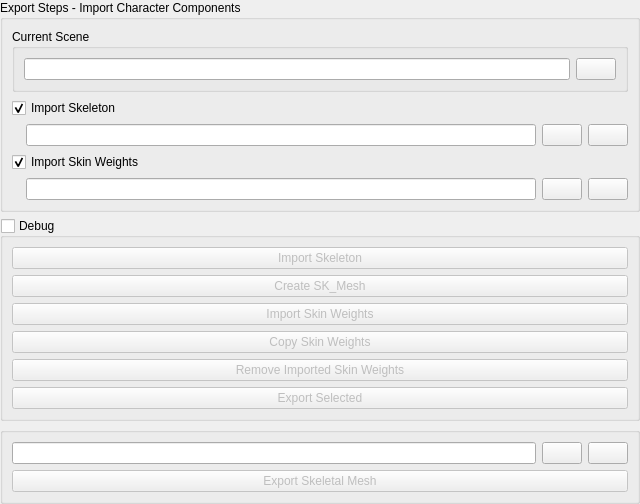
<?xml version="1.0" encoding="UTF-8"?>
<ui version="4.0">
 <class>Form</class>
 <widget class="QWidget" name="Form">
  <property name="geometry">
   <rect>
    <x>0</x>
    <y>0</y>
    <width>640</width>
    <height>436</height>
   </rect>
  </property>
  <property name="minimumSize">
   <size>
    <width>640</width>
    <height>0</height>
   </size>
  </property>
  <property name="windowTitle">
   <string>Form</string>
  </property>
  <layout class="QVBoxLayout" name="verticalLayout_3">
   <property name="leftMargin">
    <number>0</number>
   </property>
   <property name="topMargin">
    <number>0</number>
   </property>
   <property name="rightMargin">
    <number>0</number>
   </property>
   <property name="bottomMargin">
    <number>0</number>
   </property>
   <item>
    <widget class="QGroupBox" name="groupBox">
     <property name="title">
      <string>Export Steps - Import Character Components</string>
     </property>
     <layout class="QVBoxLayout" name="verticalLayout_2">
      <item>
       <widget class="QGroupBox" name="groupBox_2">
        <property name="title">
         <string>Current Scene</string>
        </property>
        <layout class="QHBoxLayout" name="horizontalLayout_3">
         <item>
          <widget class="QLineEdit" name="current_file_line_edit">
           <property name="readOnly">
            <bool>true</bool>
           </property>
          </widget>
         </item>
         <item>
          <widget class="QPushButton" name="current_file_refresh_button">
           <property name="sizePolicy">
            <sizepolicy hsizetype="Maximum" vsizetype="Fixed">
             <horstretch>0</horstretch>
             <verstretch>0</verstretch>
            </sizepolicy>
           </property>
           <property name="maximumSize">
            <size>
             <width>48</width>
             <height>16777215</height>
            </size>
           </property>
           <property name="text">
            <string/>
           </property>
          </widget>
         </item>
        </layout>
       </widget>
      </item>
      <item>
       <layout class="QVBoxLayout" name="steps_skel_vbox">
        <property name="bottomMargin">
         <number>0</number>
        </property>
        <item>
         <widget class="QCheckBox" name="steps_skel_checkbox">
          <property name="text">
           <string>Import Skeleton</string>
          </property>
          <property name="checked">
           <bool>true</bool>
          </property>
         </widget>
        </item>
        <item>
         <widget class="QWidget" name="steps_skel_vis_widget" native="true">
          <layout class="QHBoxLayout" name="horizontalLayout_4">
           <property name="leftMargin">
            <number>14</number>
           </property>
           <property name="topMargin">
            <number>0</number>
           </property>
           <property name="rightMargin">
            <number>0</number>
           </property>
           <property name="bottomMargin">
            <number>0</number>
           </property>
           <item>
            <widget class="QLineEdit" name="steps_skel_lineedit"/>
           </item>
           <item>
            <widget class="QPushButton" name="steps_skel_refresh_button">
             <property name="sizePolicy">
              <sizepolicy hsizetype="Maximum" vsizetype="Fixed">
               <horstretch>0</horstretch>
               <verstretch>0</verstretch>
              </sizepolicy>
             </property>
             <property name="maximumSize">
              <size>
               <width>48</width>
               <height>16777215</height>
              </size>
             </property>
             <property name="text">
              <string/>
             </property>
            </widget>
           </item>
           <item>
            <widget class="QPushButton" name="steps_skel_browse_button">
             <property name="sizePolicy">
              <sizepolicy hsizetype="Maximum" vsizetype="Fixed">
               <horstretch>0</horstretch>
               <verstretch>0</verstretch>
              </sizepolicy>
             </property>
             <property name="maximumSize">
              <size>
               <width>48</width>
               <height>16777215</height>
              </size>
             </property>
             <property name="text">
              <string/>
             </property>
            </widget>
           </item>
          </layout>
         </widget>
        </item>
       </layout>
      </item>
      <item>
       <layout class="QVBoxLayout" name="steps_skw_vbox">
        <property name="bottomMargin">
         <number>0</number>
        </property>
        <item>
         <widget class="QCheckBox" name="steps_skw_checkbox">
          <property name="text">
           <string>Import Skin Weights</string>
          </property>
          <property name="checked">
           <bool>true</bool>
          </property>
         </widget>
        </item>
        <item>
         <widget class="QWidget" name="steps_skw_vis_widget" native="true">
          <layout class="QHBoxLayout" name="horizontalLayout_2">
           <property name="leftMargin">
            <number>14</number>
           </property>
           <property name="topMargin">
            <number>0</number>
           </property>
           <property name="rightMargin">
            <number>0</number>
           </property>
           <property name="bottomMargin">
            <number>0</number>
           </property>
           <item>
            <widget class="QLineEdit" name="steps_skw_lineedit"/>
           </item>
           <item>
            <widget class="QPushButton" name="steps_skw_refresh_button">
             <property name="sizePolicy">
              <sizepolicy hsizetype="Maximum" vsizetype="Fixed">
               <horstretch>0</horstretch>
               <verstretch>0</verstretch>
              </sizepolicy>
             </property>
             <property name="maximumSize">
              <size>
               <width>48</width>
               <height>16777215</height>
              </size>
             </property>
             <property name="text">
              <string/>
             </property>
            </widget>
           </item>
           <item>
            <widget class="QPushButton" name="steps_skw_browse_button">
             <property name="sizePolicy">
              <sizepolicy hsizetype="Maximum" vsizetype="Fixed">
               <horstretch>0</horstretch>
               <verstretch>0</verstretch>
              </sizepolicy>
             </property>
             <property name="maximumSize">
              <size>
               <width>48</width>
               <height>16777215</height>
              </size>
             </property>
             <property name="text">
              <string/>
             </property>
            </widget>
           </item>
          </layout>
         </widget>
        </item>
       </layout>
      </item>
     </layout>
    </widget>
   </item>
   <item>
    <widget class="QGroupBox" name="debug_groupbox">
     <property name="title">
      <string>Debug</string>
     </property>
     <property name="checkable">
      <bool>true</bool>
     </property>
     <property name="checked">
      <bool>false</bool>
     </property>
     <layout class="QVBoxLayout" name="verticalLayout_4">
      <item>
       <widget class="QWidget" name="debug_vis_widget" native="true">
        <layout class="QVBoxLayout" name="verticalLayout_5">
         <property name="leftMargin">
          <number>0</number>
         </property>
         <property name="topMargin">
          <number>0</number>
         </property>
         <property name="rightMargin">
          <number>0</number>
         </property>
         <property name="bottomMargin">
          <number>0</number>
         </property>
         <item>
          <widget class="QPushButton" name="debug_importskel_button">
           <property name="text">
            <string>Import Skeleton</string>
           </property>
          </widget>
         </item>
         <item>
          <widget class="QPushButton" name="debug_createskm_button">
           <property name="text">
            <string>Create SK_Mesh</string>
           </property>
          </widget>
         </item>
         <item>
          <widget class="QPushButton" name="debug_importskw_button">
           <property name="text">
            <string>Import Skin Weights</string>
           </property>
          </widget>
         </item>
         <item>
          <widget class="QPushButton" name="debug_copyskw_button">
           <property name="text">
            <string>Copy Skin Weights</string>
           </property>
          </widget>
         </item>
         <item>
          <widget class="QPushButton" name="debug_removeskw_button">
           <property name="text">
            <string>Remove Imported Skin Weights</string>
           </property>
          </widget>
         </item>
         <item>
          <widget class="QPushButton" name="debug_export_button">
           <property name="text">
            <string>Export Selected</string>
           </property>
          </widget>
         </item>
        </layout>
       </widget>
      </item>
     </layout>
    </widget>
   </item>
   <item>
    <widget class="QGroupBox" name="groupBox_3">
     <property name="title">
      <string/>
     </property>
     <layout class="QVBoxLayout" name="verticalLayout_6">
      <item>
       <layout class="QVBoxLayout" name="verticalLayout">
        <property name="bottomMargin">
         <number>0</number>
        </property>
        <item>
         <layout class="QHBoxLayout" name="horizontalLayout">
          <item>
           <widget class="QLineEdit" name="export_path_lineedit"/>
          </item>
          <item>
           <widget class="QPushButton" name="export_refresh_button">
            <property name="sizePolicy">
             <sizepolicy hsizetype="Maximum" vsizetype="Fixed">
              <horstretch>0</horstretch>
              <verstretch>0</verstretch>
             </sizepolicy>
            </property>
            <property name="maximumSize">
             <size>
              <width>48</width>
              <height>16777215</height>
             </size>
            </property>
            <property name="text">
             <string/>
            </property>
           </widget>
          </item>
          <item>
           <widget class="QPushButton" name="export_browse_button">
            <property name="sizePolicy">
             <sizepolicy hsizetype="Maximum" vsizetype="Fixed">
              <horstretch>0</horstretch>
              <verstretch>0</verstretch>
             </sizepolicy>
            </property>
            <property name="maximumSize">
             <size>
              <width>48</width>
              <height>16777215</height>
             </size>
            </property>
            <property name="text">
             <string/>
            </property>
           </widget>
          </item>
         </layout>
        </item>
        <item>
         <widget class="QPushButton" name="export_button">
          <property name="enabled">
           <bool>false</bool>
          </property>
          <property name="text">
           <string>Export Skeletal Mesh</string>
          </property>
         </widget>
        </item>
       </layout>
      </item>
     </layout>
    </widget>
   </item>
   <item>
    <spacer name="verticalSpacer">
     <property name="orientation">
      <enum>Qt::Vertical</enum>
     </property>
     <property name="sizeHint" stdset="0">
      <size>
       <width>20</width>
       <height>0</height>
      </size>
     </property>
    </spacer>
   </item>
  </layout>
 </widget>
 <resources/>
 <connections>
  <connection>
   <sender>steps_skel_checkbox</sender>
   <signal>toggled(bool)</signal>
   <receiver>steps_skel_vis_widget</receiver>
   <slot>setEnabled(bool)</slot>
   <hints>
    <hint type="sourcelabel">
     <x>294</x>
     <y>36</y>
    </hint>
    <hint type="destinationlabel">
     <x>294</x>
     <y>59</y>
    </hint>
   </hints>
  </connection>
  <connection>
   <sender>steps_skw_checkbox</sender>
   <signal>toggled(bool)</signal>
   <receiver>steps_skw_vis_widget</receiver>
   <slot>setEnabled(bool)</slot>
   <hints>
    <hint type="sourcelabel">
     <x>294</x>
     <y>85</y>
    </hint>
    <hint type="destinationlabel">
     <x>294</x>
     <y>108</y>
    </hint>
   </hints>
  </connection>
  <connection>
   <sender>steps_skel_checkbox</sender>
   <signal>toggled(bool)</signal>
   <receiver>steps_skw_checkbox</receiver>
   <slot>setChecked(bool)</slot>
   <hints>
    <hint type="sourcelabel">
     <x>294</x>
     <y>36</y>
    </hint>
    <hint type="destinationlabel">
     <x>294</x>
     <y>85</y>
    </hint>
   </hints>
  </connection>
  <connection>
   <sender>debug_groupbox</sender>
   <signal>toggled(bool)</signal>
   <receiver>debug_vis_widget</receiver>
   <slot>setVisible(bool)</slot>
   <hints>
    <hint type="sourcelabel">
     <x>243</x>
     <y>265</y>
    </hint>
    <hint type="destinationlabel">
     <x>243</x>
     <y>271</y>
    </hint>
   </hints>
  </connection>
 </connections>
</ui>
